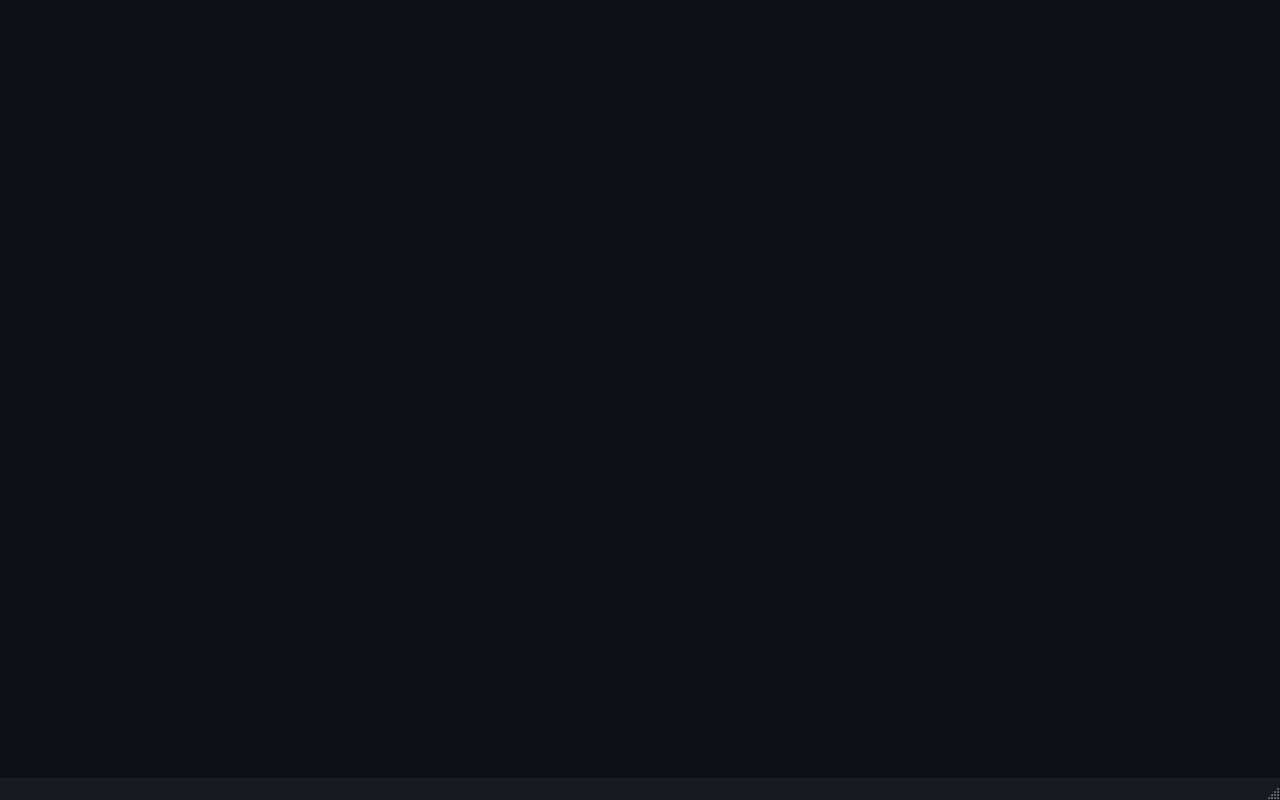
<?xml version="1.0" encoding="UTF-8"?>
<ui version="4.0">
 <class>MainWindow</class>
 <widget class="QMainWindow" name="MainWindow">
  <property name="geometry">
   <rect>
    <x>0</x>
    <y>0</y>
    <width>1280</width>
    <height>800</height>
   </rect>
  </property>
  <property name="windowTitle">
   <string>RigPlan Integrator - Conversão &amp; Integração de Planos de Rigging</string>
  </property>
  <property name="styleSheet">
   <string notr="true">QMainWindow { background-color: #0D1117; }</string>
  </property>
  <widget class="QWidget" name="centralWidget">
   <layout class="QVBoxLayout" name="rootLayout">
    <property name="spacing">
     <number>0</number>
    </property>
    <property name="leftMargin">
     <number>0</number>
    </property>
    <property name="topMargin">
     <number>0</number>
    </property>
    <property name="rightMargin">
     <number>0</number>
    </property>
    <property name="bottomMargin">
     <number>0</number>
    </property>
    <item>
     <widget class="HeaderBar" name="headerBar" native="true">
      <property name="minimumSize">
       <size>
        <width>0</width>
        <height>56</height>
       </size>
      </property>
     </widget>
    </item>
    <item>
     <widget class="QStackedWidget" name="stackedWidget">
      <property name="currentIndex">
       <number>0</number>
      </property>
      <widget class="QWidget" name="pageMain">
       <layout class="QHBoxLayout" name="mainLayout">
        <property name="spacing">
         <number>0</number>
        </property>
        <property name="leftMargin">
         <number>0</number>
        </property>
        <property name="topMargin">
         <number>0</number>
        </property>
        <property name="rightMargin">
         <number>0</number>
        </property>
        <property name="bottomMargin">
         <number>0</number>
        </property>
        <item>
         <widget class="QSplitter" name="mainSplitter">
          <property name="orientation">
           <enum>Qt::Horizontal</enum>
          </property>
          <property name="styleSheet">
           <string notr="true">QSplitter::handle { background-color: #21262D; width: 2px; }</string>
          </property>
          <widget class="DocumentPreview" name="docPreview" native="true">
           <property name="minimumSize">
            <size>
             <width>500</width>
             <height>400</height>
            </size>
           </property>
          </widget>
          <widget class="CalculationPanel" name="calcPanel" native="true">
           <property name="minimumSize">
            <size>
             <width>340</width>
             <height>400</height>
            </size>
           </property>
          </widget>
         </widget>
        </item>
       </layout>
      </widget>
      <widget class="QWidget" name="pageGallery">
       <layout class="QHBoxLayout" name="galleryLayout">
        <property name="spacing">
         <number>0</number>
        </property>
        <property name="leftMargin">
         <number>0</number>
        </property>
        <property name="topMargin">
         <number>0</number>
        </property>
        <property name="rightMargin">
         <number>0</number>
        </property>
        <property name="bottomMargin">
         <number>0</number>
        </property>
        <item>
         <widget class="PresetGallery" name="presetGallery" native="true"/>
        </item>
       </layout>
      </widget>
      <widget class="QWidget" name="pageEditor">
       <layout class="QHBoxLayout" name="editorLayout">
        <property name="spacing">
         <number>0</number>
        </property>
        <property name="leftMargin">
         <number>0</number>
        </property>
        <property name="topMargin">
         <number>0</number>
        </property>
        <property name="rightMargin">
         <number>0</number>
        </property>
        <property name="bottomMargin">
         <number>0</number>
        </property>
        <item>
         <widget class="PresetEditor" name="presetEditor" native="true"/>
        </item>
       </layout>
      </widget>
     </widget>
    </item>
   </layout>
  </widget>
  <widget class="QStatusBar" name="statusBar">
   <property name="styleSheet">
    <string notr="true">QStatusBar { background-color: #161B22; color: #8B949E; }</string>
   </property>
  </widget>
 </widget>
 <customwidgets>
  <customwidget>
   <class>HeaderBar</class>
   <extends>QWidget</extends>
   <header>widgets/headerbar.h</header>
   <container>1</container>
  </customwidget>
  <customwidget>
   <class>DocumentPreview</class>
   <extends>QWidget</extends>
   <header>widgets/documentpreview.h</header>
   <container>1</container>
  </customwidget>
  <customwidget>
   <class>CalculationPanel</class>
   <extends>QWidget</extends>
   <header>widgets/calculationpanel.h</header>
   <container>1</container>
  </customwidget>
  <customwidget>
   <class>PresetGallery</class>
   <extends>QWidget</extends>
   <header>widgets/presetgallery.h</header>
   <container>1</container>
  </customwidget>
  <customwidget>
   <class>PresetEditor</class>
   <extends>QWidget</extends>
   <header>widgets/preseteditor.h</header>
   <container>1</container>
  </customwidget>
 </customwidgets>
 <resources/>
 <connections/>
</ui>
